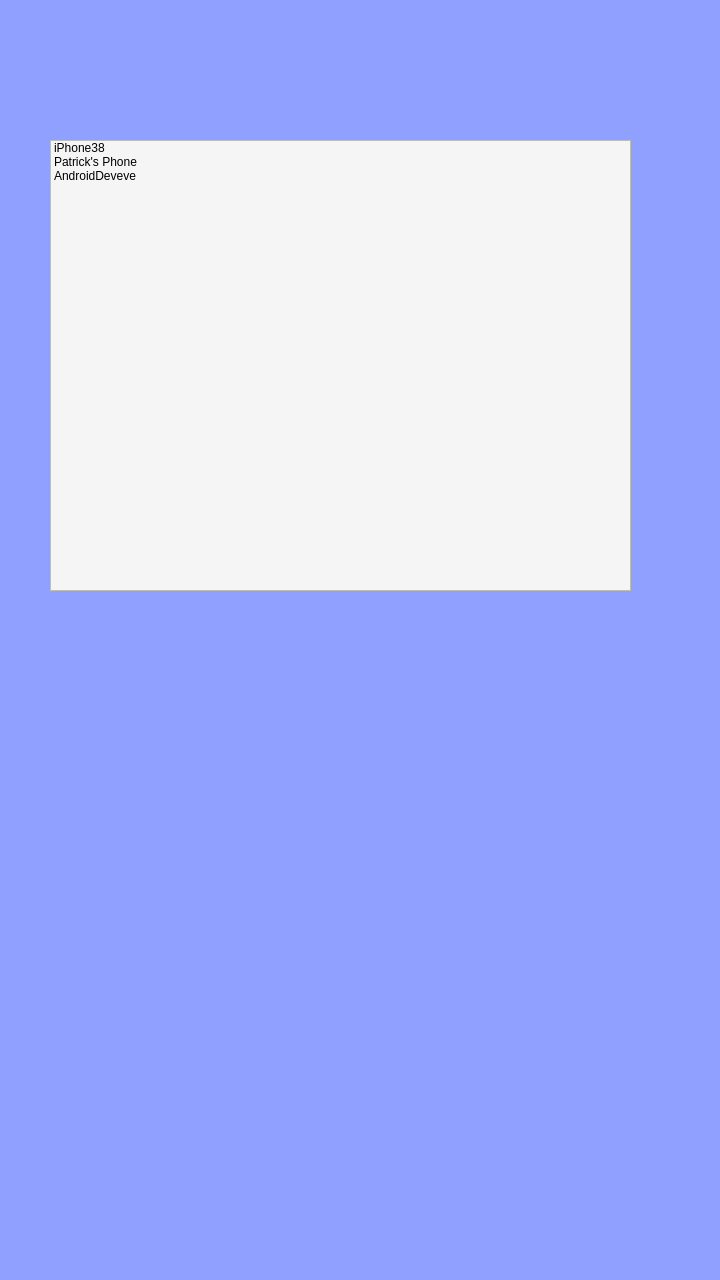
<?xml version="1.0" encoding="UTF-8"?>
<ui version="4.0">
 <class>DeviceSelectionWindow</class>
 <widget class="QMainWindow" name="DeviceSelectionWindow">
  <property name="geometry">
   <rect>
    <x>0</x>
    <y>0</y>
    <width>720</width>
    <height>1280</height>
   </rect>
  </property>
  <property name="windowTitle">
   <string>MainWindow</string>
  </property>
  <property name="styleSheet">
   <string notr="true">background-color: rgb(143, 160, 255);</string>
  </property>
  <widget class="QWidget" name="centralwidget">
   <widget class="QListWidget" name="listWidget_devices">
    <property name="geometry">
     <rect>
      <x>50</x>
      <y>140</y>
      <width>581</width>
      <height>451</height>
     </rect>
    </property>
    <property name="styleSheet">
     <string notr="true">background-color: whitesmoke;</string>
    </property>
    <item>
     <property name="text">
      <string>iPhone38</string>
     </property>
    </item>
    <item>
     <property name="text">
      <string>Patrick's Phone</string>
     </property>
    </item>
    <item>
     <property name="text">
      <string>AndroidDeveve</string>
     </property>
    </item>
   </widget>
  </widget>
  <widget class="QMenuBar" name="menubar">
   <property name="geometry">
    <rect>
     <x>0</x>
     <y>0</y>
     <width>720</width>
     <height>21</height>
    </rect>
   </property>
  </widget>
  <widget class="QStatusBar" name="statusbar"/>
 </widget>
 <resources/>
 <connections/>
</ui>
